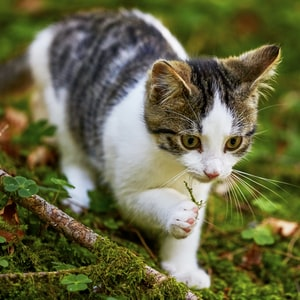
#> input picture photos/cap1.jpg, 300 x 300 px
$ python smoothing.py
#> lines starting #> are read from the running program, lines starting #| are printed output that depends on the picture
import cv2 as cv

img = cv.imread('photos/cap1.jpg')
#> img is the input picture: shape (300, 300, 3); mean B, G, R 67.1, 101.8, 101.6
cv.imshow('cat',img)

#averaging
average = cv.blur(img, (3,3))
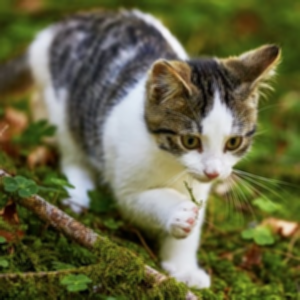
#> average: shape (300, 300, 3); mean B, G, R 67.1, 101.8, 101.6
cv.imshow("avg blur",average)

#gaussian blur
gauss = cv.GaussianBlur(img, (3,3), 0)
cv.imshow("gauss blur",gauss)

#median blur
median = cv.medianBlur(img, 3)
cv.imshow("median blur",median)

#bilateral blur
bilateral = cv.bilateralFilter(img, 10, 35, 25 )
cv.imshow("bilateral blur",bilateral)

cv.waitKey(0)
